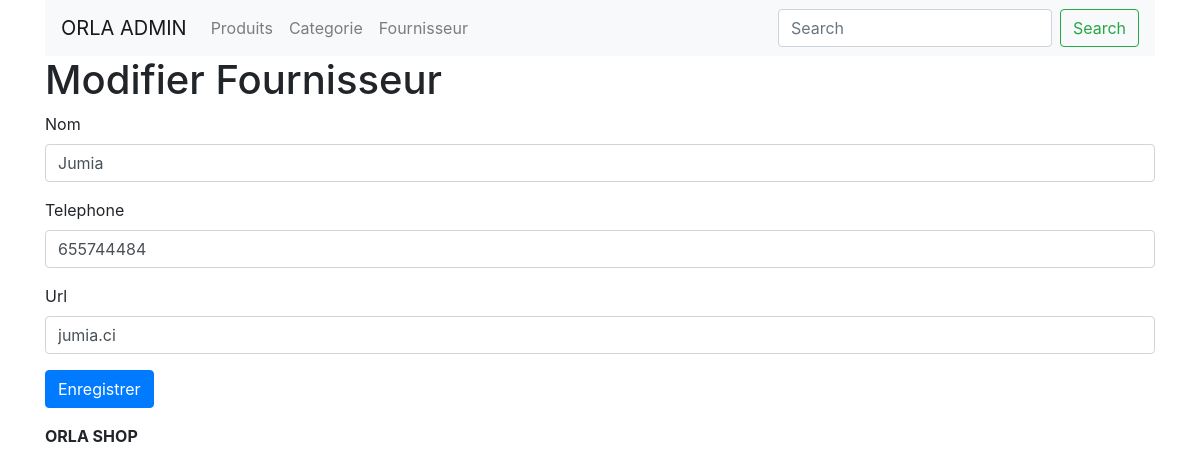
Page /admin/index.php?page=modifierfournisseur&id=1 (signed in) on the committed database.
### tables this page shows
CREATE TABLE `fournisseur` (
  `id` int(11) NOT NULL,
  `nom` varchar(100) NOT NULL,
  `telephone` varchar(100) NOT NULL,
  `url` varchar(100) NOT NULL
);

### admin/modele/Fournisseur.php (called while the page is built, shortened)
<?php
class Fournisseur{
    private $link;
    function __construct(){
        $this->link = mysqli_connect("localhost","root","");
        mysqli_select_db($this->link,"orla");
    }
    public function find($id){
        $liste = [];
        $sql="SELECT * FROM fournisseur WHERE id=$id";
        $req = mysqli_query($this->link,"$sql");
        while($data = mysqli_fetch_array($req)){
            $liste['id'] = $data['id'];
            $liste['nom'] = $data['nom'];
            $liste['telephone'] = $data['telephone'];
            $liste['url'] = $data['url'];
        }
        return $liste;
    }
}

### admin/vue/modifierfournisseur.php (the view, shortened to what this page needs)
<?php include ('vue/header.php');?>
<h1>Modifier Fournisseur</h1>
<form method="POST" action="">
<div class="form-group">
    <label for="exampleInputEmail1">Nom</label>
    <input type="text" name="nom" value="<?php echo $fournisseur['nom']; ?>" class="form-control"  placeholder="Entrer le nom" required>
</div>
<div class="form-group">
    <label for="exampleInputEmail1">Telephone</label>
    <input type="text" name="telephone" value="<?php echo $fournisseur['telephone']; ?>" class="form-control"  placeholder="Entrer le Telephone" required>
</div>
<div class="form-group">
    <label for="exampleInputEmail1">Url</label>
    <input type="text" name="url" value="<?php echo $fournisseur['url']; ?>" class="form-control"  placeholder="Entrer URL" required>
</div>
<button type="submit" name="enregistrer" class="btn btn-primary">Enregistrer</button>
</form>
<?php include ('vue/footer.php');?>

### rows in the picture
fournisseur: nom "Jumia", telephone "655744484", url "jumia.ci"
